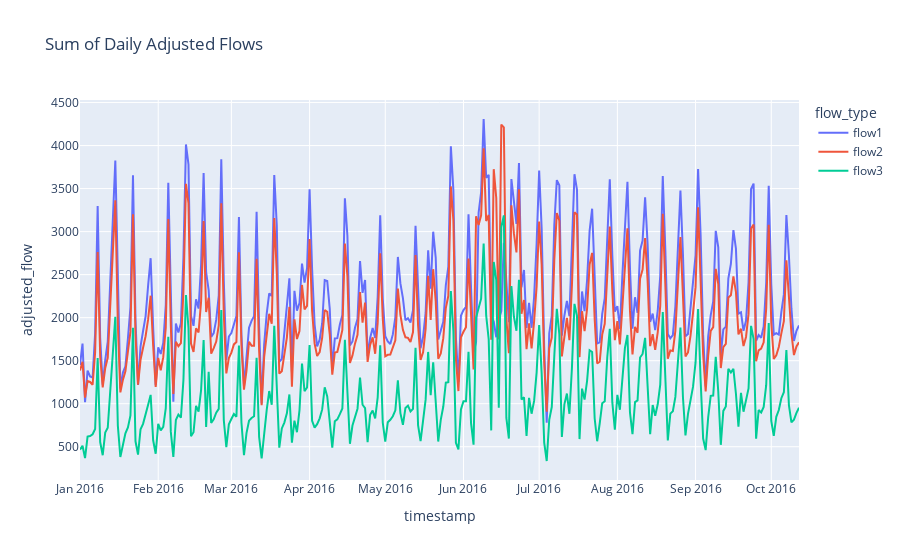

The notebook cell this image was saved under:
### Code cell
df_plot = arrivals.groupby(['flow_type', pd.Grouper(key='timestamp', freq='D')]).adjusted_flow.sum().reset_index()
px.line(df_plot, x='timestamp', y='adjusted_flow', color='flow_type',
        title='Sum of Daily Adjusted Flows')

### Figure 1 — Plotly figure (JSON) as saved in the notebook; plotly's stock layout.template omitted (floating-point values rounded to 4 significant figures; data arrays with more than 128 entries replaced by an {"elided": "..."} marker saying what was removed)
{"data": [{"hovertemplate": "flow_type=flow1<br>timestamp=%{x}<br>adjusted_flow=%{y}<extra></extra>", "legendgroup": "flow1", "line": {"color": "#636efa", "dash": "solid"}, "marker": {"symbol": "circle"}, "mode": "lines", "name": "flow1", "orientation": "v", "showlegend": true, "type": "scatter", "x": {"elided": "284 str values"}, "xaxis": "x", "y": {"elided": "284 float values"}, "yaxis": "y"}, {"hovertemplate": "flow_type=flow2<br>timestamp=%{x}<br>adjusted_flow=%{y}<extra></extra>", "legendgroup": "flow2", "line": {"color": "#EF553B", "dash": "solid"}, "marker": {"symbol": "circle"}, "mode": "lines", "name": "flow2", "orientation": "v", "showlegend": true, "type": "scatter", "x": {"elided": "284 str values"}, "xaxis": "x", "y": {"elided": "284 float values"}, "yaxis": "y"}, {"hovertemplate": "flow_type=flow3<br>timestamp=%{x}<br>adjusted_flow=%{y}<extra></extra>", "legendgroup": "flow3", "line": {"color": "#00cc96", "dash": "solid"}, "marker": {"symbol": "circle"}, "mode": "lines", "name": "flow3", "orientation": "v", "showlegend": true, "type": "scatter", "x": {"elided": "284 str values"}, "xaxis": "x", "y": {"elided": "284 float values"}, "yaxis": "y"}], "layout": {"legend": {"title": {"text": "flow_type"}, "tracegroupgap": 0}, "title": {"text": "Sum of Daily Adjusted Flows"}, "xaxis": {"anchor": "y", "domain": [0, 1], "title": {"text": "timestamp"}}, "yaxis": {"anchor": "x", "domain": [0, 1], "title": {"text": "adjusted_flow"}}}}
